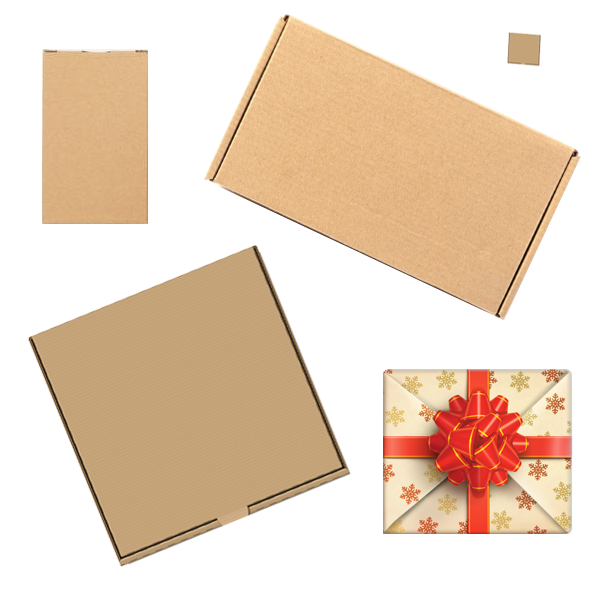
//> input picture kt2/boxes.png, 600 x 600 px
$ ./main '/полный/путь/к/boxes.png'   (built with g++ and OpenCV 4)
//> lines starting //> are read from the running program, lines starting //| are printed output that depends on the picture; after the words box and inside, x2 and y2 are one past the last pixel; in counts of white or black regions, pixels touching at a corner belong together
/*
 * ============================================================================
 *  Поиск прямоугольников на изображении и определение угла их поворота
 * ============================================================================
 *
 *  Программа находит прямоугольные объекты на изображении,
 *  определяет их координаты, центр и угол поворота относительно горизонта.
 *
 *  Идея (пайплайн обработки изображения):
 *
 *    BGR --> HSV --> Маска --> Контуры --> Прямоугольники
 *         --> Центры и углы поворота --> Результат
 *
 *  Сборка:
 *      g++ main.cpp -o detector `pkg-config --cflags --libs opencv4`
 *
 *  Запуск:
 *      ./detector /полный/путь/к/boxes.png
 *
 *  Управление:
 *      q / Esc - выход
 *      s       - сохранить результат
 */

#include <iostream>
#include <string>
#include <vector>
#include <cmath>
#include <algorithm>

#include <opencv2/opencv.hpp>

// ------------------------------------------------------------------
// Функция отображения изображения.
//
// В Python использовались PIL и matplotlib.
// В C++ вместо них используем cv::imshow().
// ------------------------------------------------------------------

void showImage(const cv::Mat& img, const std::string& windowName)
{
    cv::imshow(windowName, img);
}

// ------------------------------------------------------------------
// Находим среди всех контуров только прямоугольники нужного размера.
//
// minArea - минимальная площадь прямоугольника.
// maxArea - максимальная площадь прямоугольника.
//
// minAreaRect() пытается вписать повёрнутый прямоугольник в контур.
// points() возвращает четыре вершины прямоугольника.
// contourArea() вычисляет площадь полученного прямоугольника.
// ------------------------------------------------------------------

std::vector<std::vector<cv::Point>> getBoxes(
    const std::vector<std::vector<cv::Point>>& contoursList,
    double minArea,
    double maxArea = 1000000
)
{
    std::vector<std::vector<cv::Point>> boxes;

    for (const auto& contour : contoursList)
    {
        cv::RotatedRect rect = cv::minAreaRect(contour);

        // Получаем четыре вершины прямоугольника.
        cv::Point2f points[4];
        rect.points(points);

        // Переводим координаты в целочисленный формат.
        std::vector<cv::Point> box;

        for (int i = 0; i < 4; i++)
        {
            box.push_back(cv::Point(
                cvRound(points[i].x),
                cvRound(points[i].y)
            ));
        }

        // Вычисляем площадь, занимаемую прямоугольником.
        double area = cv::contourArea(box);

        if (area > minArea && area < maxArea)
        {
            boxes.push_back(box);
        }
    }

    return boxes;
}

// ------------------------------------------------------------------
// Рисуем найденные прямоугольники на изображении.
// ------------------------------------------------------------------

cv::Mat drawContours(
    const cv::Mat& img,
    const std::vector<std::vector<cv::Point>>& boxes
)
{
    cv::Mat imgOut = img.clone();

    for (const auto& box : boxes)
    {
        cv::drawContours(
            imgOut,
            std::vector<std::vector<cv::Point>>{box},
            0,
            cv::Scalar(255, 0, 0),
            2
        );
    }

    return imgOut;
}

// ------------------------------------------------------------------
// Вычисляем центр прямоугольника и угол его поворота.
//
// Центр - среднее арифметическое координат четырёх вершин.
//
// edge1 и edge2 - две стороны прямоугольника.
//
// Выбираем наиболее длинную сторону и вычисляем угол
// между ней и горизонтальной осью.
// ------------------------------------------------------------------

std::pair<cv::Point, double> calcAngle(
    const std::vector<cv::Point>& box
)
{
    // Находим центр фигуры.
    cv::Point center(
        (box[0].x + box[1].x + box[2].x + box[3].x) / 4,
        (box[0].y + box[1].y + box[2].y + box[3].y) / 4
    );

    // Находим две стороны прямоугольника:
    // вертикальную и горизонтальную.
    cv::Point2f edge1(
        box[1].x - box[0].x,
        box[1].y - box[0].y
    );

    cv::Point2f edge2(
        box[2].x - box[1].x,
        box[2].y - box[1].y
    );

    // Определяем наиболее длинную сторону прямоугольника.
    cv::Point2f usedEdge;

    if (cv::norm(edge2) > cv::norm(edge1))
    {
        usedEdge = edge2;
    }
    else
    {
        usedEdge = edge1;
    }

    // Определяем горизонтальную сторону.
    cv::Point2f reference(1, 0);

    // Вычисляем угол между самой длинной стороной
    // прямоугольника и горизонтальной осью.
    double denominator = cv::norm(reference) * cv::norm(usedEdge);

    double angle = 0.0;

    if (denominator > 0)
    {
        double cosine =
            (reference.x * usedEdge.x + reference.y * usedEdge.y)
            / denominator;

        // Защита от ошибок округления при вычислении acos().
        cosine = std::clamp(cosine, -1.0, 1.0);

        angle = 180.0 / CV_PI * std::acos(cosine);
    }

    return {center, angle};
}

// ------------------------------------------------------------------
// Рисуем центр прямоугольника и выводим величину угла наклона.
// ------------------------------------------------------------------

cv::Mat drawAngle(
    const cv::Mat& img,
    cv::Point center,
    double angle
)
{
    cv::Mat imgOut = img.clone();

    // Рисуем круг в центре прямоугольника.
    cv::circle(
        imgOut,
        center,
        3,
        cv::Scalar(10, 200, 10),
        5
    );

    // Выводим величину угла наклона.
    cv::putText(
        imgOut,
        std::to_string(static_cast<int>(angle)),
        cv::Point(center.x + 10, center.y - 10),
        cv::FONT_HERSHEY_SIMPLEX,
        0.8,
        cv::Scalar(0, 0, 0),
        2
    );

    return imgOut;
}

// ============================================================================
// MAIN
// ============================================================================

int main(int argc, char** argv)
{
    // ------------------------------------------------------------------
    // 1. Загружаем изображение.
    // ------------------------------------------------------------------

    if (argc < 2)
    {
        std::cerr << "Укажите путь к изображению!" << std::endl;
        std::cerr << "Пример: ./detector boxes.png" << std::endl;
        return -1;
    }

    std::string imagePath = argv[1];

    cv::Mat image = cv::imread(imagePath);
//> image is the input picture: 600 rows x 600 cols, CV_8UC3; mean B, G, R 193.1, 213.7, 234.8

    if (image.empty())
    {
        std::cerr << "Не удалось открыть изображение: "
                  << imagePath << std::endl;
        return -1;
    }

    std::cout << "Изображение успешно загружено!" << std::endl;

    showImage(image, "Original image");

    // ------------------------------------------------------------------
    // 2. Найдём контуры изображений.
    //
    //    Параметры для маски.
    //    Диапазон HSV повторяет значения из Python-программы.
    // ------------------------------------------------------------------

    cv::Scalar hsvMin(0, 5, 0);
    cv::Scalar hsvMax(250, 250, 255);

    cv::Mat hsv;

    // Меняем цветовую модель с BGR на HSV.
    cv::cvtColor(image, hsv, cv::COLOR_BGR2HSV);
//> hsv: 600 rows x 600 cols, CV_8UC3; mean H, S, V 8.2, 50, 234.8

    // Применяем цветовой фильтр.
    cv::Mat imageFilter;

    cv::inRange(
        hsv,
        hsvMin,
        hsvMax,
        imageFilter
    );
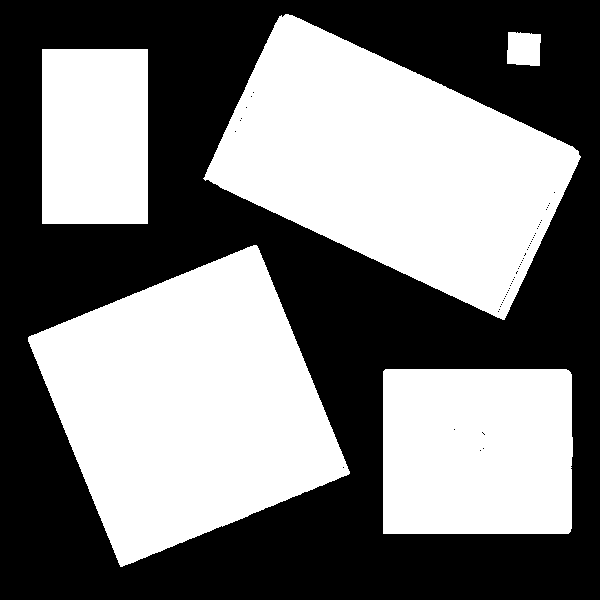
//> imageFilter: 600 rows x 600 cols, CV_8UC1; 48.5% white; 5 white regions

    showImage(imageFilter, "HSV mask");

    // ------------------------------------------------------------------
    // 3. Найдём контуры всех фигур на изображении.
    // ------------------------------------------------------------------

    std::vector<std::vector<cv::Point>> contoursList;
    std::vector<cv::Vec4i> hierarchy;

    cv::findContours(
        imageFilter.clone(),
        contoursList,
        hierarchy,
        cv::RETR_TREE,
        cv::CHAIN_APPROX_SIMPLE
    );
//> contoursList = 64 contours, 59 with area under 20; largest, box (x1, y1, x2, y2) and area: (203, 14, 581, 320) 61756, (28, 245, 350, 567) 61313, (383, 369, 573, 534) 30832, (42, 49, 148, 224) 18270, (507, 32, 541, 66) 986

    std::cout << "Количество найденных фигур: "
              << contoursList.size() << std::endl;
//| Количество найденных фигур: 64

    // Выводим координаты одной из фигур.
    if (contoursList.size() > 5)
    {
        std::cout << "Координаты одной из фигур:\n";

        for (const auto& point : contoursList[5])
        {
            std::cout << point << " ";
        }
//> this loop made 4 passes
//> point on passes 1 to 4: Point(481, 432), Point(482, 431), Point(483, 432), Point(482, 433)
//| [481, 432] [482, 431] [483, 432] [482, 433]

        std::cout << std::endl;
    }
    else
    {
        std::cout << "Контур с индексом 5 отсутствует."
                  << std::endl;
    }

    // ------------------------------------------------------------------
    // 4. Находим среди всех контуров только прямоугольники.
    // ------------------------------------------------------------------

    std::vector<std::vector<cv::Point>> boxes =
        getBoxes(contoursList, 700, 150200);
//> the loop in getBoxes, `for (const auto& contour : contoursList)` made 64 passes
//> rect on passes 1, 2, 3, 4, 5, 6, 7, 8, 9, 11, 12, 13: centre (477.5, 451), size (164, 189), angle -90, centre (480, 450), size (1.4, 1.4), angle -45, centre (483, 448), size (1.4, 1.4), angle -45, centre (484, 434), size (1.4, 1.4), angle -45, centre (483, 433), size (1.4, 1.4), angle -45, centre (482, 432), size (1.4, 1.4), angle -45, centre (454, 429), size (1.4, 1.4), angle -45, centre (188.3, 405.4), size (248.5, 249.2), angle -22.2, centre (343, 467), size (1.4, 1.4), angle -45, centre (523.4, 48.4), size (32.5, 32.6), angle -87.5, centre (392.5, 164.7), size (187.3, 333.7), angle -64.9, centre (498, 311), size (1.4, 1.4), angle -45
//> (contour, rect, points) on pass 10: (4 Points (x, y): [42, 49], [42, 223], [147, 223], [147, 49], centre (94.5, 136), size (174, 105), angle -90, 4 Points (x, y): [147, 223], [42, 223], [42, 49], [147, 49])
//> boxes = 5 contours; box (x1, y1, x2, y2) and area: (202, 9, 584, 321) 62368, (26, 243, 351, 569) 61966, (383, 369, 573, 534) 30996, (42, 49, 148, 224) 18270, (506, 31, 541, 66) 1058

    std::cout << "Количество найденных прямоугольников: "
              << boxes.size() << std::endl;
//| Количество найденных прямоугольников: 5

    // Наносим прямоугольники на исходное изображение.
    cv::Mat imageOut = drawContours(image, boxes);
//> the loop in drawContours, `for (const auto& box : boxes)` made 5 passes
//> box on passes 3 to 4: 4 Points (x, y): [147, 223], [42, 223], [42, 49], [147, 49], 4 Points (x, y): [539, 65], [506, 64], [508, 31], [540, 33]
//> after the loop in drawContours, `for (const auto& box : boxes)`:
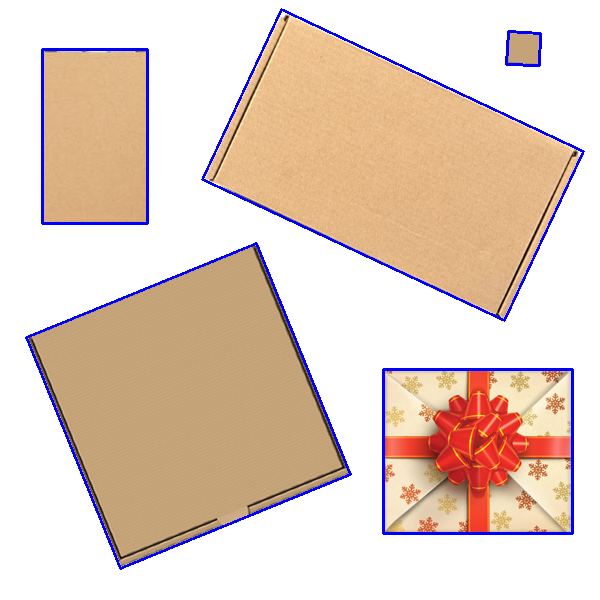
//> imgOut: 600 rows x 600 cols, CV_8UC3; 2.63% of pixels changed, all inside (x1, y1, x2, y2) = (25, 8, 585, 570)

    showImage(imageOut, "Detected rectangles");

    // ------------------------------------------------------------------
    // 5. Вычисляем центры прямоугольников и углы поворота.
    // ------------------------------------------------------------------

    cv::Mat imageDone = image.clone();

    // Сначала наносим все прямоугольники.
    imageDone = drawContours(imageDone, boxes);
//> the loop in drawContours (call 2), `for (const auto& box : boxes)` made 5 passes

    for (const auto& box : boxes)
    {
        // Вычисляем центр и угол поворота.
        auto [center, angle] = calcAngle(box);

        // Наносим центр и угол на изображение.
        imageDone = drawAngle(imageDone, center, angle);

        std::cout << "Центр: " << center
                  << " | Угол: " << angle << " градусов"
                  << std::endl;
    }
//> this loop made 5 passes
//> (edge2 in calcAngle, usedEdge in calcAngle, denominator in calcAngle, cosine in calcAngle, angle in calcAngle, center, angle) on passes 1, 2, 5: (Point(0, -164), Point(-189, 0), 189, -1, 180, Point(477, 451), 180), (Point(230, -94), Point(-94, -231), 249.4, -0.377, 112.1, Point(188, 405), 112.1), (Point(79, -170), Point(-302, -141), 333.3, -0.906, 155, Point(392, 164), 155)
//> (box, edge1 in calcAngle, usedEdge in calcAngle, denominator in calcAngle, cosine in calcAngle, angle in calcAngle, center, angle) on passes 3 to 4: (4 Points (x, y): [147, 223], [42, 223], [42, 49], [147, 49], Point(-105, 0), Point(0, -174), 174, 0, 90, Point(94, 136), 90), (4 Points (x, y): [539, 65], [506, 64], [508, 31], [540, 33], Point(-33, -1), Point(2, -33), 33.06, 0.0605, 86.53, Point(523, 48), 86.53)
//| Центр: [477, 451] | Угол: 180 градусов
//| Центр: [188, 405] | Угол: 112.143 градусов
//| Центр: [94, 136] | Угол: 90 градусов
//| Центр: [523, 48] | Угол: 86.5318 градусов
//| Центр: [392, 164] | Угол: 154.973 градусов

    // ------------------------------------------------------------------
    // 6. Показываем итоговое изображение.
    // ------------------------------------------------------------------

    showImage(imageDone, "Final result");

    // ------------------------------------------------------------------
    // 7. Управление программой.
    //
    //    q / Esc - выход.
    //    s       - сохранить результат.
    // ------------------------------------------------------------------

    int key = cv::waitKey(0) & 0xFF;
//> the space key is pressed

    if (key == 's')
    {
        cv::imwrite("result.png", imageDone);
        cv::imwrite("mask.png", imageFilter);

        std::cout << "Сохранено: result.png и mask.png"
                  << std::endl;
    }

    cv::destroyAllWindows();

    return 0;
}
